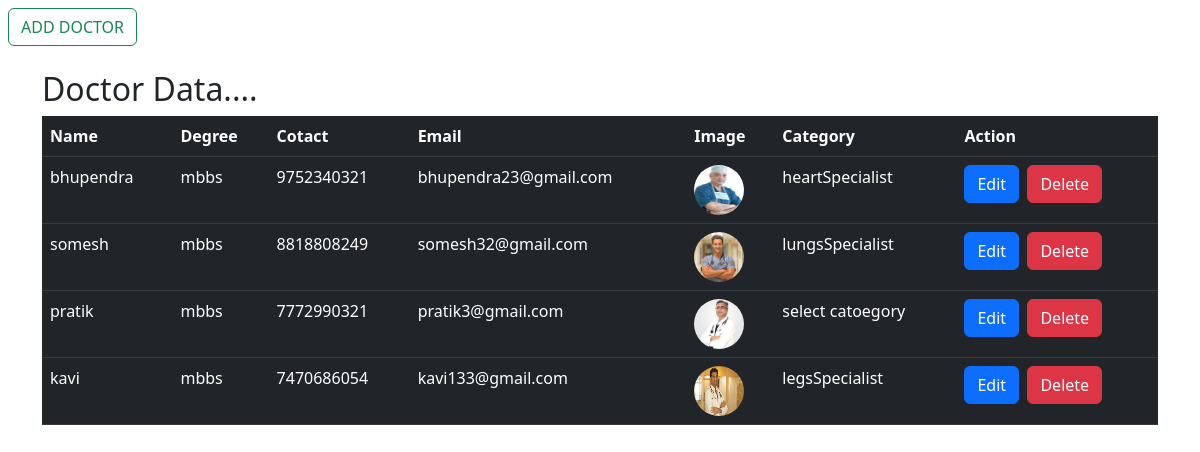
/table/, run on an earlier commit of the app's database.
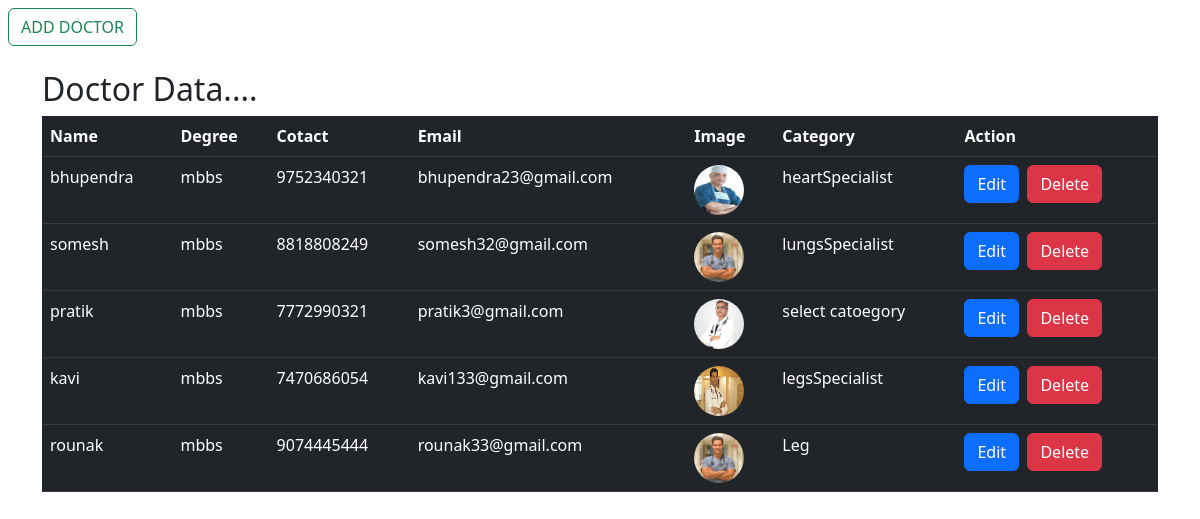
And on a later commit of the database.
### dapp/models.py (models this page shows)
class Doctor(models.Model):
    Name = models.CharField(max_length=100)
    Degree = models.CharField(max_length=100)
    Contact = models.CharField(max_length=100)
    Email = models.EmailField()
    Password = models.CharField(max_length=100)
    Image = models.ImageField(upload_to='docimage/')
    Category = models.CharField(max_length=100,choices=(('lungsSpecialist', "lungsSpecialist"),
                  ('eyespecialist', 'eyespecialist'),
                  ('heartspecialist', 'heartspecialist'),
                  ('legspecialist', 'legspecialist'),
                  ),default='eyespecialist')

### dapp/views.py (the view)
# urls.py: path('table/',views.table),
def table(request):
    res = Doctor.objects.all()
    return render(request, 'table.html', {'res': res})

### dapp/templates/table.html (shortened to what this page needs)
<!DOCTYPE html>
<html lang="en">
<head>
  <link href="https://cdn.jsdelivr.net/npm/bootstrap@5.2.3/dist/css/bootstrap.min.css" rel="stylesheet">
</head>
<body>
  <a href="/docsignup/" type='submit' class="btn btn-outline-success m-2">ADD DOCTOR</a><br>
<div class="container mt-3">
  <h2>Doctor Data....</h2>
  <table class="table table-dark table-hover">
    <thead>
      <tr>
        <th>Name</th>
        <th>Degree</th>
        <th>Cotact</th>
        <th>Email</th>
        <th>Image</th>
        <th>Category</th>
        <th>Action</th>
      </tr>
    </thead>
    <tbody>
        {% if res %}
        {% for i in res  %}
       <tr>
        <td>{{i.Name}}</td>
        <td>{{i.Degree}}</td>
        <td>{{i.Contact}}</td>
        <td>{{i.Email}}</td>
        <td><img class='rounded-5' style="width:50px;height:50px;" src="{{i.Image.url}}"/></td>
        <td>{{i.Category}}</td>
        <td><a href="/update/{{i.id}}" class="btn btn-primary">Edit</a>&nbsp&nbsp<a class="btn btn-danger" href="/delete/{{i.id}}">Delete</a></td>
      </tr>
        {% endfor %}
        {% endif %}
    </tbody>
  </table>
</div>
</body>
</html>

What changed in the data, as far as the page shows it:
added Doctor: Name "rounak", Degree "mbbs", Contact "9074445444", Email "rounak33@gmail.com", Image (picture), Category "Leg"
